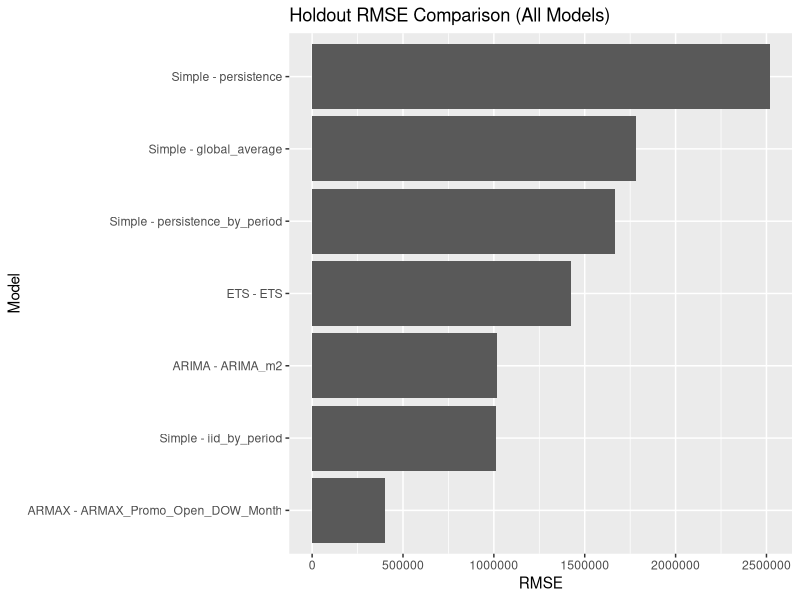

The R script that drew this image:
## ---- chunk 1
library(tidyverse)
library(forecast)

agg <- readr::read_csv(
  "../../data/processed/store_type_a_train_aggregate_daily.csv",
  show_col_types = FALSE
) |>
  dplyr::mutate(Date = as.Date(Date)) |>
  dplyr::arrange(Date)

y_all <- agg$Sales

n_total <- length(y_all)
n_train <- floor(0.8 * n_total)

train_data <- y_all[1:n_train]
test_data  <- y_all[(n_train + 1):n_total]
holdout_idx <- (n_train + 1):n_total
## ---- chunk 2
simple_rmse <- readr::read_csv(
  "../../04_analysis/simple/results/simple_rules_aggregate_holdout_rmse_summary.csv"
) |>
  mutate(method = "Simple")

ets_rmse <- readr::read_csv(
  "../../04_analysis/exponential/results/ets_holdout_rmse_summary.csv"
) |>
  mutate(method = "ETS")
## ---- chunk 3
sales_ts <- ts(train_data, frequency = 7)

model1 <- auto.arima(sales_ts)
model2 <- Arima(sales_ts, order=c(4,0,1), seasonal=c(2,1,1))
model3 <- Arima(sales_ts, order=c(4,0,1), seasonal=c(1,1,0))
model4 <- Arima(sales_ts, order=c(2,0,1), seasonal=c(2,1,0))
model5 <- Arima(sales_ts, order=c(4,0,2), seasonal=c(2,1,0))

models <- list(
  ARIMA_auto = model1,
  ARIMA_m2 = model2,
  ARIMA_m3 = model3,
  ARIMA_m4 = model4,
  ARIMA_m5 = model5
)

rmse_vec <- function(a, p) sqrt(mean((a - p)^2, na.rm = TRUE))

arima_rmse_table <- purrr::imap_dfr(models, function(mod, name) {

  fc <- forecast(mod, h = length(test_data))$mean

  tibble(
    model = name,
    holdout_rmse = rmse_vec(test_data, fc),
    n_holdout = length(test_data),
    method = "ARIMA"
  )
}) |>
  arrange(holdout_rmse)

arima_best <- arima_rmse_table |> slice(1)
arima_best
## ---- chunk 4
armax_rmse <- readr::read_csv(
  "../../04_analysis/armax/results/armax_holdout_rmse_summary.csv",
  show_col_types = FALSE
)

armax_rmse <- armax_rmse |>
  mutate(method = "ARMAX")
## ---- chunk 5
rmse_all <- bind_rows(
  simple_rmse,
  ets_rmse,
  arima_best,
  armax_rmse
) |>
  mutate(model_full = paste(method, model, sep = " - ")) |>
  arrange(holdout_rmse)

rmse_all
## ---- chunk 6
ggplot(rmse_all, aes(x = reorder(model_full, holdout_rmse), y = holdout_rmse)) +
  geom_col() +
  coord_flip() +
  labs(
    title = "Holdout RMSE Comparison (All Models)",
    x = "Model",
    y = "RMSE"
  )
## ---- chunk 7
best_model <- rmse_all |> slice_min(holdout_rmse, n = 1)
best_model
## ---- chunk 8
seasonal_frequency <- 7L
final_train <- readr::read_csv(
  "../../data/processed/store_type_a_train_aggregate_daily.csv",
  show_col_types = FALSE
) |>
  mutate(
    Date = as.Date(Date),
    PromoShare = if_else(OpenStores > 0, PromoStores / OpenStores, 0),
    DayOfWeek = factor(DayOfWeek, levels = 1:7),
    Month = factor(Month, levels = 1:12)
  ) |>
  arrange(Date)

final_test <- readr::read_csv(
  "../../data/processed/store_type_a_test_aggregate_daily.csv",
  show_col_types = FALSE
) |>
  mutate(
    Date = as.Date(Date),
    PromoShare = if_else(OpenStores > 0, PromoStores / OpenStores, 0),
    DayOfWeek = factor(DayOfWeek, levels = 1:7),
    Month = factor(Month, levels = 1:12)
  ) |>
  arrange(Date)

xreg_train <- model.matrix(
  ~ PromoShare + OpenStores + DayOfWeek + Month,
  data = final_train
)[, -1]

xreg_test <- model.matrix(
  ~ PromoShare + OpenStores + DayOfWeek + Month,
  data = final_test
)[, -1]

y_train_full <- ts(final_train$Sales, frequency = seasonal_frequency)

final_armax_model <- auto.arima(
  y_train_full,
  xreg = xreg_train,
  seasonal = TRUE,
  allowmean = FALSE,
  allowdrift = FALSE,
  stepwise = TRUE,
  approximation = TRUE
)

h <- nrow(final_test)

final_forecast <- forecast(
  final_armax_model,
  xreg = xreg_test,
  h = h
)$mean

# Enforce non-negative sales
final_forecast <- pmax(0, as.numeric(final_forecast))

final_results <- tibble(
  Date = final_test$Date,
  actual = final_test$Sales,
  predicted = final_forecast
)

head(final_results)

final_test_rmse <- sqrt(mean(
  (final_results$actual - final_results$predicted)^2,
  na.rm = TRUE
))

final_test_rmse
